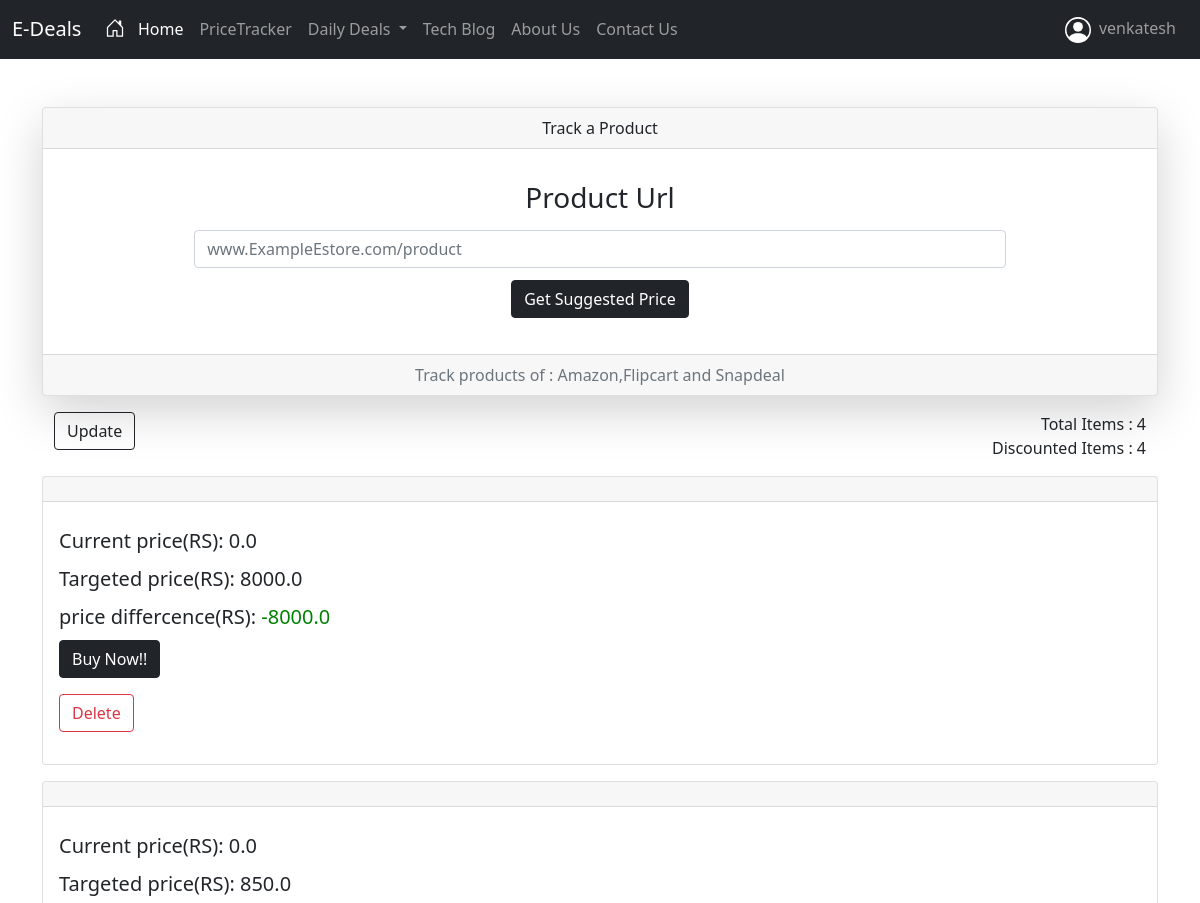
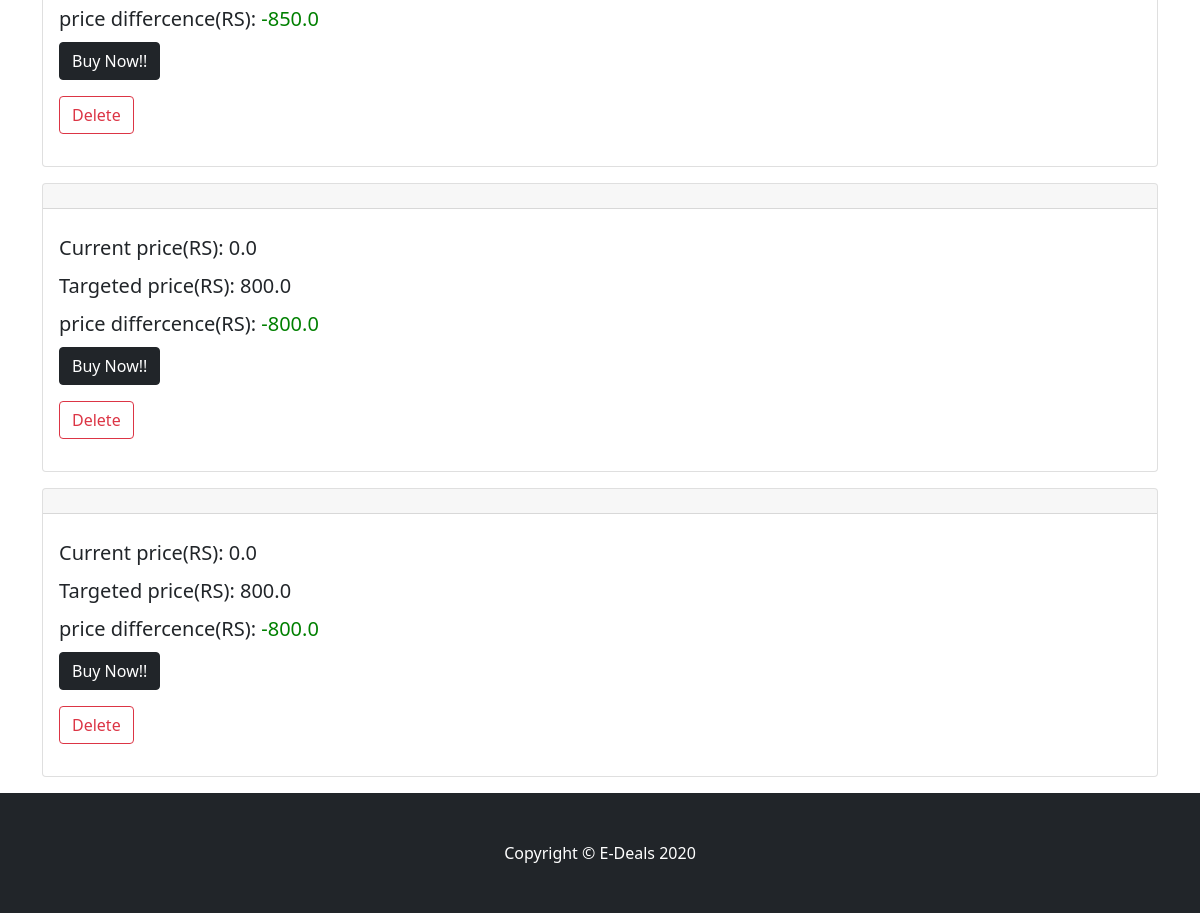
The page /price_tracker (signed in) on the database its author committed (2 pictures, top to bottom).
### price_tracker/models.py (models this page shows, shortened)
class Link(models.Model):
    name = models.CharField(max_length=1000, blank=True)
    url = models.URLField(max_length=1000)
    current_price = models.FloatField(blank=True)
    target_price = models.FloatField(default=0)
    price_diff = models.FloatField(default=0)
    updated = models.DateTimeField(auto_now=True)
    created = models.DateTimeField(auto_now_add=True)
    nemail =models.BooleanField(default=False)
    customer =models.CharField(max_length=50, default='')
    min_target = models.FloatField(default=0)
    max_target = models.FloatField(default=0)
    class Meta:
        ordering = ('price_diff', '-created')
    def save(self, *args, **kwargs):
        name, price,error = get_link_data(self.url)
        target_price = self.target_price
        if self.current_price:
            if price != target_price:
                diff = price - target_price
                self.price_diff = round(diff, 2)
            else:
                self.price_diff = 0
        self.name = name
        self.current_price = price
        super().save(*args, *kwargs)

### price_tracker/views.py (the view, shortened to what this page needs)
# urls.py: path('',include('price_tracker.urls')),
def price_tracker(request):
    qs = Link.objects.all()
    for link in qs:
        link.save()
    no_discounted = 0
    error = None
    form = AddLinkForm(request.POST or None)
    customer = request.session['email']
    form = AddLinkForm()
    qs = Link.objects.filter(customer=customer)
    items_no = qs.count()
    if items_no > 0:
        discount_list = []
        for item in qs:
            if item.target_price > item.current_price:
                if item.nemail:
                    pass
                else:
                    ctx = {
                        'user_name': request.session['name'],
                        'item_name': item.name,
                        'item_target_price': item.target_price,
                        'item_current_price': item.current_price,
                        'item_url': item.url
                    }
                    message = get_template('pricereduceemail.html').render(ctx)
                    email = EmailMessage(
                        'Price Drop‼‼‼‼〽',
                        message,
                        settings.EMAIL_HOST_USER,
                        [request.session['email']],
                    )
                    email.content_subtype = "html"
                    email.fail_silently = False
                    email.send()
                    up=Link.objects.filter(name=item.name)
                    for o in up:
                        o.nemail=True
                        o.save()
                discount_list.append(item)
            no_discounted = len(discount_list)
    context = {
        'qs': qs,
        'items_no': items_no,
        'no_discounted': no_discounted,
        'form': form,
        'error': error,
    }
    return render(request, 'links/pricetracker.html', context)

### price_tracker/forms.py
class AddLinkForm(forms.ModelForm):
    class Meta:
        model = Link
        fields = ('url', 'target_price','customer',)

### price_tracker/templatetags/colorize.py (called while the page is built)
@register.filter
def colorize(val):
    mark = str(val)[:1]
    if mark == "-":
        html_string = f"<span style='color:green'>{val}</span>"
    elif mark == "0":
        html_string = f"<span style='color:blue'>{val}</span>"
    else:
        html_string = f"<span style='color:red'>{val}</span>"
    return mark_safe(html_string)

### price_tracker/utils.py (called while the page is built, shortened)
def get_link_data(url):
    headers = {
        "User-Agent": "Mozilla/5.0 (Windows NT 10.0; Win64; x64) AppleWebKit/537.36 (KHTML, like Gecko) Chrome/87.0.4280.141 Safari/537.36",
        "Accept-Language": "en"
    }
    try:
        r = requests.get(url, headers=headers)
        soup = bs4.BeautifulSoup(r.text, "lxml")
        error=0
    except:
        error = 1
        name=" "
        newprice=0
    return name,newprice,error

### templates/links/pricetracker.html (shortened to what this page needs)
{% extends 'base.html' %}
{% load crispy_forms_tags %}
{% load colorize %}
{% block content %}
<div class="container mt-5">
  <div class="card text-center shadow-lg bg-body rounded" style="width:800">
  <div class="card-header">
    Track a Product
  </div>
  <div class="card-body">
      {% if for %}
       <p class="card-text">
      <form action="/addproduct" method="post">
    <label for="urlba" class="form-label"><h3>Suggested Prices</h3></label><br>
Name:{{name}}
      <br>
      Current Price: {{current_price}}
      <br>
      Suggested Price Range for Target Price: {{max_target}} - {{min_target}}
      <br>
    {% csrf_token %}
    <center>
     <input type="text" class="form-control mb-2" id="urlba" placeholder="www.ExampleEstore.com/product" name="url"
            style="width:600px" value="{{url}}" hidden>
    <label for="tp" class="form-label"><h3>Target Price</h3></label>
   <div class="w-75"><input type="number" class="form-control" id="tp" placeholder="Enter Product Target Price"
                            name="tp"></div>
 </center>
    <button type="submit" class="btn btn-dark mt-3">Track Product</button>
  </form></p>
      {% else %}
       <p class="card-text">
      <form action="/suggestedprices" method="post">
    <label for="urlbar" class="form-label"><h3>Product Url</h3></label>
     <center>
     <div class="w-75"><input type="text" class="form-control mb-2" id="urlbar" placeholder="www.ExampleEstore.com/product" name="url"></div>
      </center>
      <button type="submit" class="btn btn-dark mt-1 mb-1">Get Suggested Price</button>
  </form>
      </p>
      {% endif%}
  </div>
  <div class="card-footer text-muted">
  Track products of : Amazon,Flipcart and Snapdeal
  </div>
</div>
</div>
    <div class="container mt-3">
      <div class="container mt-3">
        <div class="row">
          <div class="col">
            <a href="{% url 'update' %}">
              <button class="btn btn-outline-dark">Update</button>
            </a>
          </div>
          <div class="col" style="text-align: right;">
            <div>Total Items : {{items_no}}</div>
            <div>Discounted Items : {{no_discounted}}</div>
          </div>
        </div>
      </div>
      {% if qs %}
        {% for item in qs %}
        <div class="card mt-3">
          <div class="card-header">
          </div>
          <div class="card-body">
            <div class="blockquote">
              <div class="mt-2">Current price(RS): {{item.current_price}}</div>
              <div class="mt-2">Targeted price(RS): {{item.target_price}}</div>
              <div class="mt-2">price differcence(RS): {{item.price_diff|colorize}}</div>
              <div class="mt-2"><button type="button"
                           class="btn btn-dark"><a href="{{item.url}}" style="color:white;text-decoration: none;" target="_blank"
              >Buy Now!!</a></button></div>
              <a href="{% url 'delete' item.pk %}"><button class="btn btn-outline-danger mt-3">Delete</button></a>
            </div>
          </div>
        </div>
        {% endfor %}
      {% endif %}
    </div>
{% endblock %}

### rows shown on the page
Link: current_price "0.0", target_price "8000.0", price_diff|colorize "-8000.0"
Link: current_price "0.0", target_price "850.0", price_diff|colorize "-850.0"
Link: current_price "0.0", target_price "800.0", price_diff|colorize "-800.0"
Link: current_price "0.0", target_price "800.0", price_diff|colorize "-800.0"

### other values the page prints
{{ request.session.name }} "venkatesh"
{{ items_no }} "4"
{{ no_discounted }} "4"
